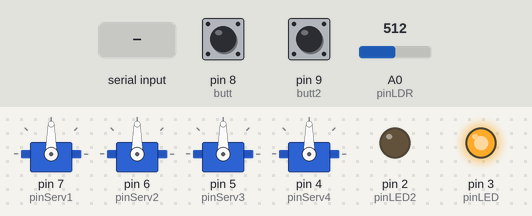
The sketch below on a simulated Arduino Uno, built with avr-gcc and run on an emulated ATmega328P. On the bench: 4 × servo, output pins drawn as LEDs (lit = HIGH). The inputs (shaded band) are chosen by the test bench; at power-on: A0 (pinLDR) = 512, pin 8 (butt) HIGH, pin 9 (butt2) HIGH.

Above: at 1.2 s.
1.3 s: A0 (pinLDR) set to 219
2.8 s: A0 (pinLDR) set to 192
At 3.4 s:
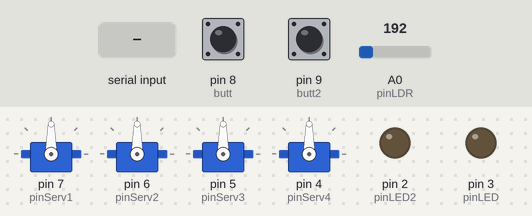
4.3 s: pin 8 (butt) pulled LOW for 0.15 s
At 4.37 s:
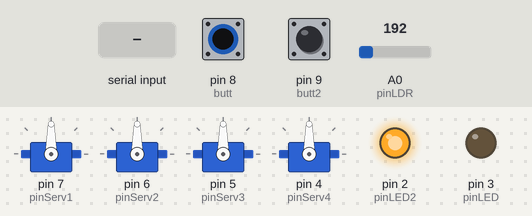
5.9 s: pin 9 (butt2) pulled LOW for 0.15 s
At 6.5 s:
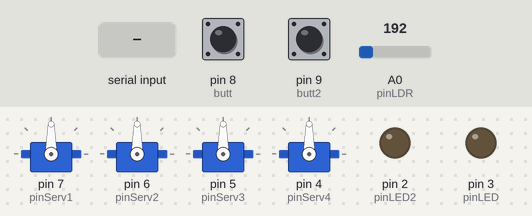
7.5 s: "1" received over the second serial link
9.0 s: "2" received over the second serial link
Timing chart, 0 to 11.5 s (numbered marks = the images above; inputs shaded):
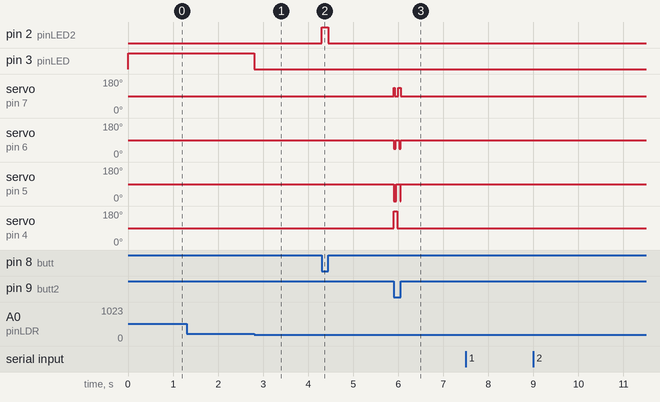

Measured:
- the behaviour switches between 201 and 200 on A0 (pinLDR) (found by bisection; images 0 and 1)
- after the input at 1.3 s, every drawn part: stays the same
- after the input at 2.8 s, pin 3 (pinLED): HIGH → LOW at once
- after the input at 4.3 s, pin 2 (pinLED2): LOW → HIGH at once, → LOW 0.15 s later
- after the input at 5.9 s, servo on pin 7 (pinServ1): alternates 135° for 0.03 s and 90° for 0.08 s, 4 changes in all, then stays 90°, starting at once; servo on pin 6 (pinServ2): alternates 90° for 0.08 s and 45° for 0.03 s, 4 changes in all, then stays 90°, starting at once

The sketch:

ArmCode.ino
```cpp
//== INCLUDES
#include <Servo.h>
#include <SoftwareSerial.h>
#include <Arduino.h>

//== CONSTANTS
const int pinLDR = A0;
const int pot1 = A1;
const int pot2 = A2;
const int pot3 = A3;
const int pot4 = A4;
const int lightLevel = 200;
const int pinServ1 = 7;
const int pinServ2 = 6;
const int pinServ3 = 5;
const int pinServ4 = 4;
const int pinLED = 3;
const int pinLED2 = 2;
const int butt = 8;
const int butt2 = 9;

//== OBJECTS
Servo serv1, serv2, serv3, serv4;
SoftwareSerial bluetoothSerial(10, 11);

//== FUNCTION DECLARATIONS
void setupPins();
void setupServos();
void setupSerial();
int readLDR();
bool checkLightLevel(int ldrValue);
void handleLED(int ldrValue);
void handleButtons();
void handleBluetooth();
void moveServos(int angle1, int angle2, int angle3, int angle4);
void movementOfButt1();
void movementOfButt2();
void movementOfBluetoothButt1();
void movementOfBluetoothButt2();

//== SETUP
void setup() {
    setupPins();
    setupServos();
    setupSerial();
}

//== LOOP
void loop() {
    int ldrValue = readLDR();
    handleLED(ldrValue);
    handleButtons();
    handleBluetooth();
}

//== FUNCTION DEFINITIONS
void setupPins() {
    pinMode(pinLED, OUTPUT);
    pinMode(pinLED2, OUTPUT);
    pinMode(butt, INPUT_PULLUP);
    pinMode(butt2, INPUT_PULLUP);
}

void setupServos() {
    serv1.attach(pinServ1);
    serv2.attach(pinServ2);
    serv3.attach(pinServ3);
    serv4.attach(pinServ4);
}

void setupSerial() {
    Serial.begin(9600);
    bluetoothSerial.begin(9600);
}

int readLDR() {
    return analogRead(pinLDR);
}

bool checkLightLevel(int ldrValue) {
    return ldrValue > lightLevel;
}

void handleLED(int ldrValue) {
    if (checkLightLevel(ldrValue)) {
        digitalWrite(pinLED, HIGH);
    } else {
        digitalWrite(pinLED, LOW);
    }
}

void handleButtons() {
    int Butt = digitalRead(butt);
    int Butt2 = digitalRead(butt2);
    if (Butt == LOW) {
        movementOfButt1();
        digitalWrite(pinLED2, HIGH);
    } else {
        moveServos(90, 90, 90, 90);
        digitalWrite(pinLED2, LOW);
    }

    if (Butt2 == LOW) {
        movementOfButt2();
    }
}

void handleBluetooth() {
    if (bluetoothSerial.available() > 0) {
        char data = (char)bluetoothSerial.read();
        if (data == '1') {
            movementOfBluetoothButt1();
        } else if (data == '2') {
            movementOfBluetoothButt2();
        }
    }
}

void moveServos(int angle1, int angle2, int angle3, int angle4) {
    serv1.write(angle1);
    serv2.write(angle2);
    serv3.write(angle3);
    serv4.write(angle4);
}

void movementOfButt1() {
    moveServos(90, 90, 90, 90);
    // other code here
}

void movementOfButt2() {
    moveServos(135, 45, 0, 180);
    // other code here
}

void movementOfBluetoothButt1() {
    moveServos(0,0,0,0);
    // other code here
}

void movementOfBluetoothButt2() {
    moveServos(180,180,180,180);
    // other code here
}
```
